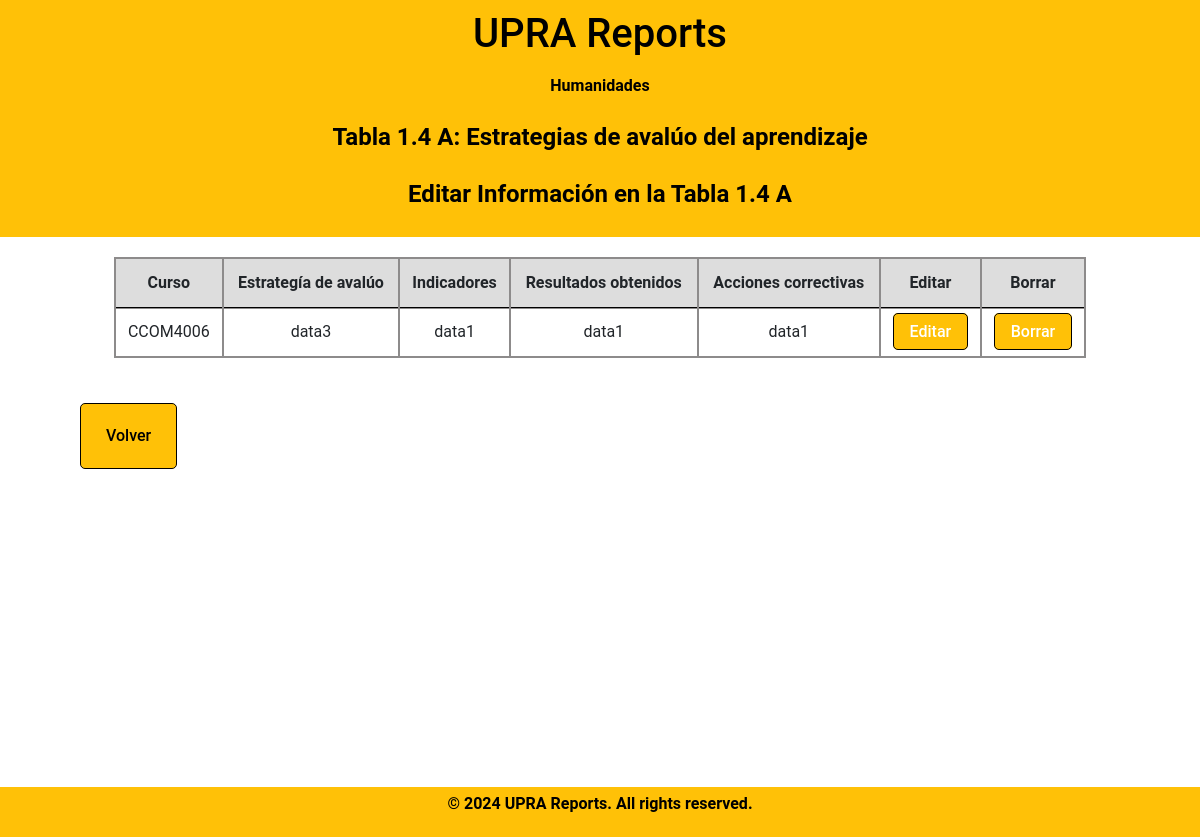
The app's page /meta-1/tabla1.4_display.php (signed in) with its own data.
### tables this page shows
CREATE TABLE `departamento` (
  `DepartmentID` int(11) NOT NULL,
  `DepartmentName` varchar(100) DEFAULT NULL
);

CREATE TABLE `table14a` (
  `table14aID` int(11) NOT NULL,
  `DepartmentID` int(11) DEFAULT NULL,
  `year` int(4) DEFAULT NULL,
  `field1` varchar(8) DEFAULT NULL,
  `field2` varchar(100) DEFAULT NULL,
  `field3` varchar(100) DEFAULT NULL,
  `field4` varchar(100) DEFAULT NULL,
  `field5` varchar(255) DEFAULT NULL
);

### meta-1/tabla1.4_display.php (the view, shortened to what this page needs)
<?php
    include_once "db_info.php";
if (isset($_SESSION['DepartmentID'])) {
    $departmentID = $_SESSION['DepartmentID'];
    $sql = "SELECT DepartmentName FROM departamento WHERE DepartmentID = ?";
    $stmt = $conn->prepare($sql);
    $stmt->bind_param("i", $departmentID);
    $stmt->execute();
    $result = $stmt->get_result();
    $department = $result->fetch_assoc();
}
$year = date("Y");
?>
<!DOCTYPE html>
<html lang="en">
<head>
    <link rel="stylesheet" href="../fonts/icomoon/style.css">
    <link rel="stylesheet" href="../css/owl.carousel.min.css">
    <link rel="stylesheet" href="../css/bootstrap.min.css">
    <link rel="stylesheet" href="../css/style.css">
    <link rel="stylesheet" href="../css/style-sidemenu.css">
</head>
<body>
        <header>
            <h1 class="uprareports">UPRA Reports</h1>
            <h2 class="bienvenidosusuario"><?php echo $department['DepartmentName'] ?></h2>            <h2 class="tablaheader">Tabla 1.4 A: Estrategias de avalúo del aprendizaje</h2>
            <h2 class="tablaheader"> Editar Informaci&oacute;n en la Tabla 1.4 A</h2>
        </header>
<div class="formbold-main-wrapper-edit">
    <div class="formbold-form-wrapper-edit">
        <table class="table">
            <thead>
              <tr>
                <th scope="col">Curso </th>
                <th scope="col">Estrategía&nbsp;de&nbsp;avalúo</th>
                <th scope="col">Indicadores</th>
                <th scope="col">Resultados&nbsp;obtenidos</th>
                <th scope="col">Acciones&nbsp;correctivas</th>
                <th scope="col">Editar</th>
                <th scope="col">Borrar</th>
              </tr>
            </thead>
            <tbody>
              <tr>
                <?php
                $sql = "SELECT * FROM table14a WHERE DepartmentID = ? AND year = ?";
                $stmt = $conn->prepare($sql);
                $stmt->bind_param("si", $departmentID, $year);
                $stmt->execute();
                $result =$stmt->get_result();
                while ($row = $result->fetch_assoc()) {
                    echo "<tr>";
                    echo "<td>" . $row['field1'] . "</td>";
                    echo "<td>" . $row['field2'] . "</td>";
                    echo "<td>" . $row['field3'] . "</td>";
                    echo "<td>" . $row['field4'] . "</td>";
                    echo "<td>" . $row['field5'] . "</td>";
                    echo "<td><a href='javascript:void(0);' class='edit-btn'>Editar</a></td>";
                    echo "<td><a class='delete-btn' href='../meta-1/tabla1.4_delete.php?id=" . $row['table14aID'] . "'>Borrar</a></td>";
                    echo "</tr>";
                }
            ?>
              </tr>
            </tbody>
        </table>
        <div class="formbold-main-wrapperDept">
            <a class="underline-button" href="../meta-1/tabla1.4.php">Volver</a>
        </div>
    </div>
</div>
    <div class="footer-box">
        <p>&copy; 2024 UPRA Reports. All rights reserved.</p>
    </div>
</body>
</html>

### css/style.css (style rules this page uses)
* { margin: 0; padding: 0; }
body { font-family: "Roboto", -apple-system, BlinkMacSystemFont, "Segoe UI", Roboto, "Helvetica Neue", Arial, "Noto Sans", sans-serif, "Apple Color Emoji", "Segoe UI Emoji", "Segoe UI Symbol", "Noto Color Emoji"; background-color: #fff; color: #999; }
a { -webkit-transition: .3s all ease; -o-transition: .3s all ease; transition: .3s all ease; }
a, a:hover { text-decoration: none !important; }
h2 { font-size: 3.5rem; font-weight: 700; }
body { font-family: "Roboto", -apple-system, BlinkMacSystemFont, "Segoe UI", Roboto, "Helvetica Neue", Arial, "Noto Sans", sans-serif, "Apple Color Emoji", "Segoe UI Emoji", "Segoe UI Symbol", "Noto Color Emoji"; background-color: #fff; color: #999; line-height: 2; }
.table { border-collapse: collapse; width: 90%; margin: auto; border: 2px solid #8d8b8b; overflow-x: auto; }
td, th { border: 2px solid #8d8b8b; text-align: center; padding: 0.5em; }
th, td { border: 2px solid #8d8b8b; text-align: center; padding: 0.5em; font-size: 1rem; }
.table thead th { vertical-align: bottom; border-bottom: 2px solid #8d8b8b; background-color: #dddddd; }
.table th, .table td { padding: 0.5rem; vertical-align: top; border-top: 1px solid #000000; }
header { background-color: #FFC107; color: #000; padding: 10px; text-align: center; }
.footer-box { background-color: #FFC107; color: #000; text-align: center; padding: 1px 0; position: fixed; bottom: 0%; width: 100%; z-index: 999; font-weight: bold; }
.footer-box p { font-size: 16px; }
html, body { height: 100%; margin: 0; padding: 0; }
.formbold-main-wrapper-edit { display: flex; align-items: center; justify-content: center; padding-top: 10px; margin-left: auto; margin-right: auto; min-height: 580px; max-height: 900px; }
.formbold-main-wrapperDept { display: flex; justify-content: space-between; padding: 20px; margin: 0 auto; }
.formbold-form-wrapper-edit { margin: 0 auto; width: 90%; background: white; min-height: 580px; max-height: 900px; margin-top: 10px; }
.underline-button { font-size: 16px; border-radius: 5px; padding: 16px 25px; border: none; font-weight: 500; background-color: #FFC107; color: #000; cursor: pointer; margin-top: 25px; border: 1px solid #000; margin-bottom: 150px; }
.bienvenidosusuario { font-size: 1.0em; color: #000; text-align: center; padding: 10px; }
.tablaheader { font-size: 1.5em; color: #000; text-align: center; padding: 10px; }
.edit-btn, .delete-btn, .update-btn { font-size: 16px; border-radius: 5px; padding: 8px 16px; border: none; font-weight: 500; background-color: #FFC107; color: white; cursor: pointer; margin-top: 1px; border: 1px solid #000; }

### css/style-sidemenu.css (style rules this page uses)
* { margin: 0; padding: 0; }
:root { --accent-color: #FFC107; }

### records on screen
departamento: DepartmentName "Humanidades"
table14a: field1 "CCOM4006", field2 "data3", field3 "data1", field4 "data1", field5 "data1"
